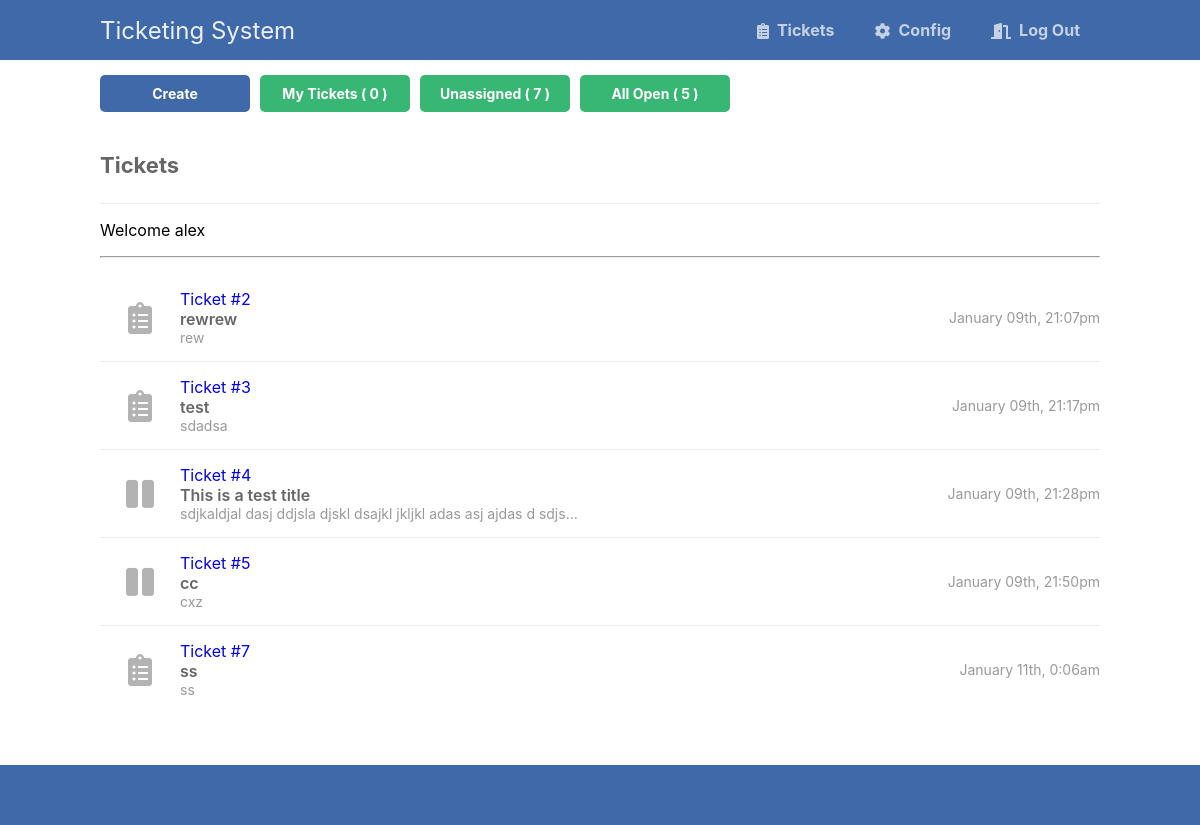
/admin/index.php (signed in), run on an earlier commit of the app's database.
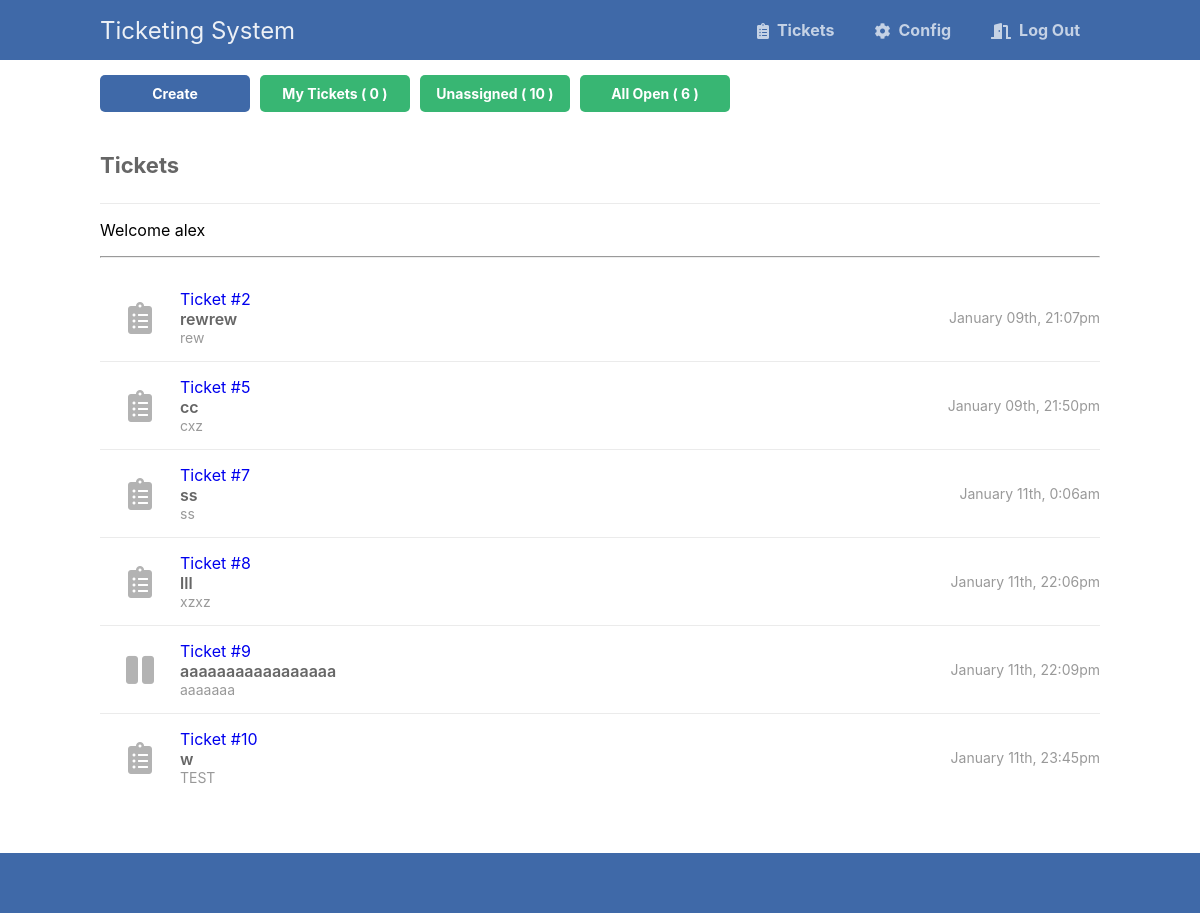
And on a later commit of the database.
### tables this page shows
CREATE TABLE `tickets` (
  `id` int(11) NOT NULL,
  `title` varchar(255) NOT NULL,
  `msg` text NOT NULL,
  `email` varchar(255) DEFAULT NULL,
  `created` datetime NOT NULL DEFAULT current_timestamp(),
  `status` enum('open','closed','resolved','hold') NOT NULL DEFAULT 'open',
  `assigned` varchar(50) DEFAULT NULL
);

### admin/index.php (the view)
<?php
include '../inc/functions.php';
$username = "";
$cookie_name = "Tickets";
if(!isset($_COOKIE[$cookie_name])) {
  header('Location: login.php');
} else {
	$username = $_COOKIE[$cookie_name];
}
$pdo = pdo_connect_mysql();
if(isset($_GET['vtickets']))
{
	if($_GET['vtickets']=="mytickets")
	{
		$ll = 'SELECT * FROM `tickets` WHERE `assigned` = "'.$username.'" AND `status` = "open" OR `assigned` = "'.$username.'" AND `status` = "hold"';
	}
	if($_GET['vtickets']=="unassigned")
	{
		$ll = 'SELECT * FROM `tickets` WHERE `assigned` is null OR `assigned` = ""; ';
	}
	if($_GET['vtickets']=="allopen")
	{
		$ll = 'SELECT * FROM tickets WHERE status = "open" OR status = "hold"';
	}
}
else
{
$ll = 'SELECT * FROM tickets WHERE status = "open" OR status = "hold"';
}
$stmt = $pdo->prepare($ll);
$stmt->execute();
$tickets = $stmt->fetchAll(PDO::FETCH_ASSOC);
		$myticket_count = 'SELECT COUNT(id) AS TotalCount FROM tickets WHERE `assigned` = "'.$username.'" AND `status` = "open" OR `assigned` = "'.$username.'" AND `status` = "hold"';
		$stmt_myticket = $pdo->prepare($myticket_count);
		$stmt_myticket->execute();
		$myticket_count = $stmt_myticket->fetchAll(PDO::FETCH_ASSOC);
		$unassigned_count = 'SELECT COUNT(id) AS TotalCount FROM `tickets` WHERE `assigned` is null OR `assigned` = "";';
		$stmt_unassigned = $pdo->prepare($unassigned_count);
		$stmt_unassigned->execute();
		$unassigned_count = $stmt_unassigned->fetchAll(PDO::FETCH_ASSOC);
		$open_count = 'SELECT COUNT(id) AS TotalCount FROM tickets WHERE status = "open" OR status = "hold"';
		$stmt_open = $pdo->prepare($open_count);
		$stmt_open->execute();
		$open_count = $stmt_open->fetchAll(PDO::FETCH_ASSOC);
?>
<?=template_header('Tickets')?>
<div class="content home">
	<div class="btns">
		<a href="create.php" class="btn blue">Create</a>
		<a href="index.php?vtickets=mytickets" class="btn">My Tickets (
		<?php
			foreach ($myticket_count as $count):
				echo ($count['TotalCount']);
			endforeach;
		?>
		)</a>
		<a href="index.php?vtickets=unassigned" class="btn">Unassigned (
		<?php
			foreach ($unassigned_count as $count):
				echo ($count['TotalCount']);
			endforeach;
		?>
		)</a>
		<a href="index.php?vtickets=allopen" class="btn">All Open (
		<?php
			foreach ($open_count as $count):
				echo ($count['TotalCount']);
			endforeach;
		?>
		)</a>
	</div>
	<h2>Tickets</h2>
	<p>Welcome <?php echo($username); ?><hr></p>
	<div class="tickets-list">
		<?php foreach ($tickets as $ticket): ?>
		<a href="view.php?id=<?=$ticket['id']?>" class="ticket">
			<span class="con">
				<?php if ($ticket['status'] == 'open'): ?>
				<i class="fas fa-clipboard-list fa-2x"></i>
				<?php elseif ($ticket['status'] == 'resolved'): ?>
				<i class="fas fa-check fa-2x"></i>
				<?php elseif ($ticket['status'] == 'closed'): ?>
				<i class="fas fa-times fa-2x"></i>
				<?php elseif ($ticket['status'] == 'hold'): ?>
				<i class="fas fa-pause fa-2x"></i>
				<?php endif; ?>
			</span>
			<span class="con">
			    <span class="id">Ticket #<?=htmlspecialchars($ticket['id'], ENT_QUOTES)?></span>
				<span class="title"><?=htmlspecialchars($ticket['title'], ENT_QUOTES)?></span>
				<span class="msg"><?=htmlspecialchars($ticket['msg'], ENT_QUOTES)?></span>
			</span>
			<span class="con created"><?=date('F dS, G:ia', strtotime($ticket['created']))?></span>
		</a>
		<?php endforeach; ?>
	</div>
</div>
<?=template_footer()?>

What changed in the data, as far as the page shows it:
no longer on this page (row edited): tickets: status "open" (drawn), id "3", title "test", msg "sdadsa", created "January 09th, 21:17pm"
no longer on this page (row edited): tickets: status "hold" (drawn), id "4", title "This is a test title", msg "sdjkaldjal dasj ddjsla djskl dsajkl jkljkl adas asj ajdas d sdjs…", created "January 09th, 21:28pm"
changed tickets "cc": status "hold" → "open" (drawn)
added tickets: status "open" (drawn), id "8", title "lll", msg "xzxz", created "January 11th, 22:06pm"
added tickets: status "hold" (drawn), id "9", title "aaaaaaaaaaaaaaaaa", msg "aaaaaaa", created "January 11th, 22:09pm"
added tickets: status "open" (drawn), id "10", title "w", msg "TEST", created "January 11th, 23:45pm"
Also different on the page:
new list line: "10"
new list line: "6"
list line gone: "7"
list line gone: "5"
